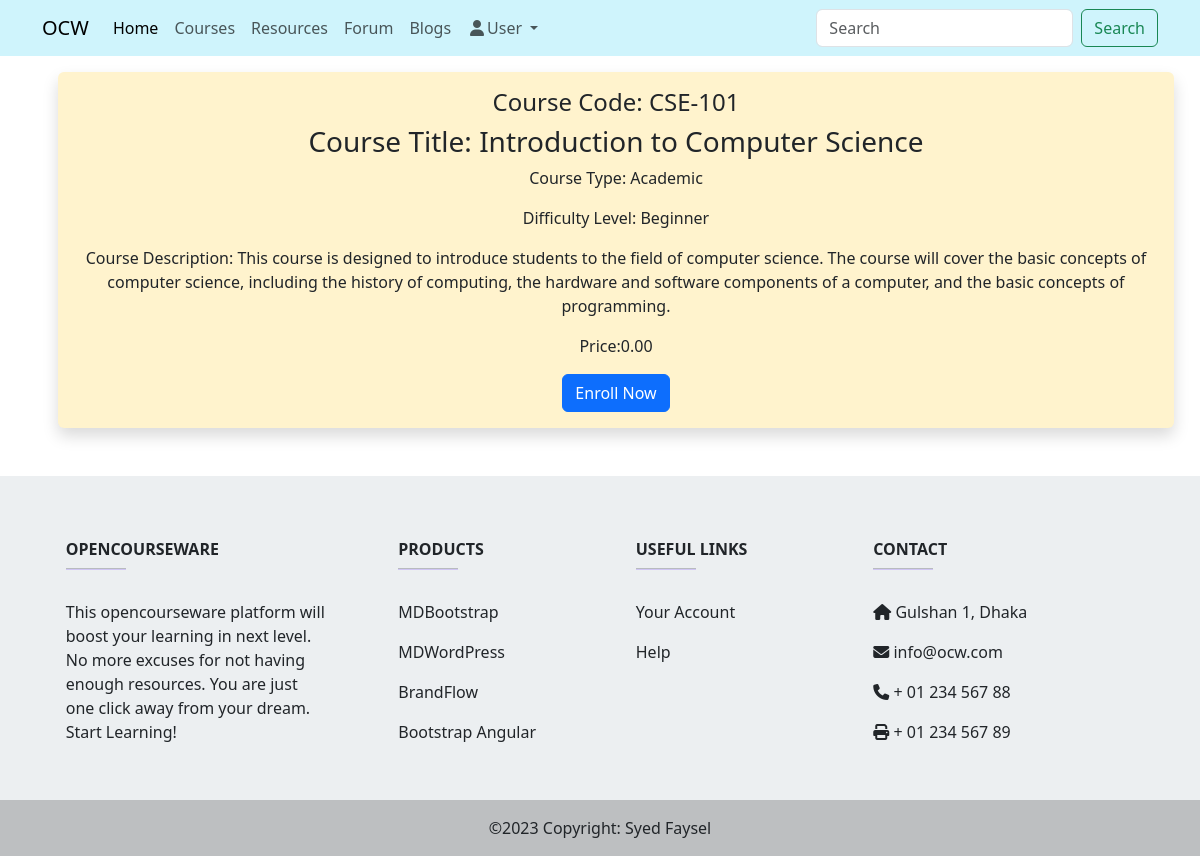
Screenshot of /course.php?course_code=CSE-101 with the database file from the repository.
### tables this page shows
CREATE TABLE `courses` (
  `course_code` varchar(10) NOT NULL,
  `course_title` varchar(100) NOT NULL,
  `course_description` text DEFAULT NULL,
  `price_type` enum('FREE','PAID') DEFAULT NULL,
  `course_price` decimal(10,2) NOT NULL,
  `course_type` enum('Academic','Skill') NOT NULL,
  `difficulty_level` enum('Beginner','Intermediate','Advance') DEFAULT NULL,
  `thumbnail` varchar(50) DEFAULT NULL,
  `added_by` varchar(50) DEFAULT NULL,
  `created_at` timestamp NOT NULL DEFAULT current_timestamp()
);

### config/dbconnect.php (called while the page is built)
<?php
class Dbconnect {
    private $host = "localhost";
    private $user = "root";
    private $password = "";
    private $database = "ocw";
    public function getConnection() {
        $dsn = "mysql:host=" . $this->host . ";dbname=" . $this->database;
        $pdo = new PDO($dsn, $this->user, $this->password);
        $pdo->setAttribute(PDO::ATTR_DEFAULT_FETCH_MODE, PDO::FETCH_ASSOC);
        return $pdo;
    }
}
?>

### config/classes/Courses.php (called while the page is built, shortened)
<?php
require_once $_SERVER['DOCUMENT_ROOT'] . '/OCW/config/dbconnect.php';
class Courses extends Dbconnect {
    private $conn;
    public function __construct() {
        $this->conn = $this->getConnection();
    }
    public function getCoursesBy($course_code) {
        $stmt = $this->conn->prepare("SELECT * FROM courses WHERE course_code = :course_code");
        $stmt->execute(['course_code' => $course_code]);
        return $stmt->fetchAll();
    }
}
?>

### config/classes/Users.php (called while the page is built, shortened)
<?php
require_once $_SERVER['DOCUMENT_ROOT'] . '/OCW/config/dbconnect.php';
class User extends Dbconnect {
    private $conn;
    public function __construct() {
        $this->conn = $this->getConnection();
    }
    public function enrolledCourses($username, $course_code = null) {
        if($course_code!=null){
            $stmt = $this->conn->prepare("SELECT courses.*, paymentInfo.username, paymentInfo.trx_id FROM courses INNER JOIN paymentInfo ON courses.course_code = paymentInfo.course_code WHERE paymentInfo.username = '$username' AND paymentInfo.course_code = '$course_code'");
        }
        else{
            $stmt = $this->conn->prepare("SELECT courses.*, paymentInfo.username, paymentInfo.trx_id FROM courses INNER JOIN paymentInfo ON courses.course_code = paymentInfo.course_code WHERE paymentInfo.username = '$username'");
        }
        $stmt->execute();
        return $stmt->fetchAll();
    }
}
?>

### course.php (the view, shortened to what this page needs)
<?php
require_once $_SERVER['DOCUMENT_ROOT'] . '/OCW/config/dbconnect.php';
require_once $_SERVER['DOCUMENT_ROOT'] . '/OCW/config/classes/Courses.php';
require_once $_SERVER['DOCUMENT_ROOT'] . '/OCW/config/classes/Users.php';
$c= new Courses();
$u = new User();
    if(isset($_GET['course_code'])){
        $course_code = $_GET['course_code'];
        $course = $c->getCoursesBy($course_code);
    }
    include "./templates/header.php";
?>
</head>
<body>
<?php include "./templates/navigation.php" ?>
    <section class="container">
        <div class="container-fluid text-center shadow m-3 p-3 bg-warning-subtle rounded">
            <?php if($course){ ?>
                <h4>Course Code: <?php echo htmlspecialchars($course[0]['course_code']) ?>
                </h4>
                <h3>Course Title: <?php echo htmlspecialchars($course[0]['course_title']) ?>
                </h3>
                <p>Course Type: <?php echo htmlspecialchars($course[0]['course_type']); ?>
                </p>
                <p>Difficulty Level: <?php echo htmlspecialchars($course[0]['difficulty_level']); ?>
                </p>
                <p>Course Description: <?php echo htmlspecialchars($course[0]['course_description']); ?>
                </p>
                <div>
                    <?php if($u->enrolledCourses($_SESSION['username'], $course[0]['course_code'])){ ?>
                        <a class="btn btn-primary" href="watch.php?course_code=<?php echo htmlspecialchars($course[0]['course_code']) ?>">Tutorials</a>
                        <a class="btn btn-primary" href="resources.php?course_code=<?php echo htmlspecialchars($course[0]['course_code']) ?>">Resources</a>
                        <a class="btn btn-primary" href="discussion.php?course_code=<?php echo htmlspecialchars($course[0]['course_code']) ?>">Discussion</a>
                    <?php } else { ?>
                        <p>Price:<?=$course[0]['course_price']?></p>
                        <a class="btn btn-primary" href=""  data-bs-toggle="modal" data-bs-target="#enroll">Enroll Now</a>
                    <?php }
                    ?>
                </div>
            <?php } else { ?>
                <h3>No such course found</h3>
            <?php } ?>
        </div>
    </section>
<?php include "./templates/footer.php" ?>
</body>
</html>

### templates/header.php (style rules this page uses)
a { text-decoration: none; color : maroon; }

### rows the page displays
courses: course_code "CSE-101", course_title "Introduction to Computer Science", course_type "Academic", difficulty_level "Beginner", course_description "This course is designed to introduce students to the field of computer science. The course will cover the basic concepts of computer science, including the history of computing, the hardware and software components of a computer, and the basic concepts of programming.", course_price "0.00"
